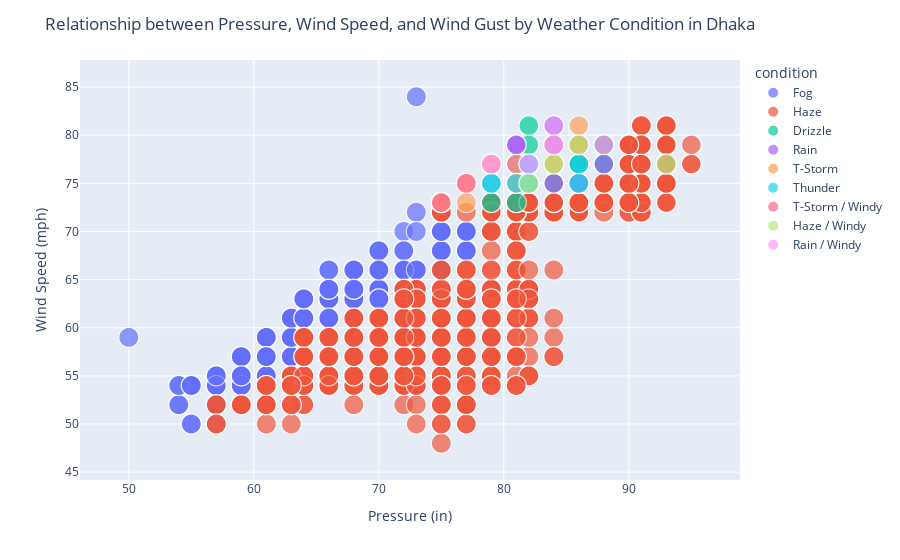

The code cell stored with this chart in its notebook:
### Code cell
fig = px.scatter(df, x='temperature_fahrenheit', y='dew_point_fahrenheit', color='condition', size='pressure_in', hover_name='date')
fig.update_layout(title='Relationship between Pressure, Wind Speed, and Wind Gust by Weather Condition in Dhaka',
                  xaxis_title='Pressure (in)',
                  yaxis_title='Wind Speed (mph)')
fig.show()

### Figure 1 — Plotly figure (JSON) as saved in the notebook; plotly's stock layout.template omitted (floating-point values rounded to 4 significant figures; data arrays with more than 128 entries replaced by an {"elided": "..."} marker saying what was removed)
{"data": [{"hovertemplate": "<b>%{hovertext}</b><br><br>condition=Fog<br>temperature_fahrenheit=%{x}<br>dew_point_fahrenheit=%{y}<br>pressure_in=%{marker.size}<extra></extra>", "hovertext": {"elided": "663 str values"}, "legendgroup": "Fog", "marker": {"color": "#636efa", "size": {"elided": "663 float values"}, "sizemode": "area", "sizeref": 0.07537, "symbol": "circle"}, "mode": "markers", "name": "Fog", "showlegend": true, "type": "scattergl", "x": {"elided": "663 int values"}, "xaxis": "x", "y": {"elided": "663 int values"}, "yaxis": "y"}, {"hovertemplate": "<b>%{hovertext}</b><br><br>condition=Haze<br>temperature_fahrenheit=%{x}<br>dew_point_fahrenheit=%{y}<br>pressure_in=%{marker.size}<extra></extra>", "hovertext": {"elided": "2129 str values"}, "legendgroup": "Haze", "marker": {"color": "#EF553B", "size": {"elided": "2129 float values"}, "sizemode": "area", "sizeref": 0.07537, "symbol": "circle"}, "mode": "markers", "name": "Haze", "showlegend": true, "type": "scattergl", "x": {"elided": "2129 int values"}, "xaxis": "x", "y": {"elided": "2129 int values"}, "yaxis": "y"}, {"hovertemplate": "<b>%{hovertext}</b><br><br>condition=Drizzle<br>temperature_fahrenheit=%{x}<br>dew_point_fahrenheit=%{y}<br>pressure_in=%{marker.size}<extra></extra>", "hovertext": ["6/1/22", "6/2/22", "6/3/22", "6/3/22", "6/4/22", "6/5/22", "6/10/22", "6/14/2022", "6/16/2022", "6/17/2022", "6/17/2022", "6/18/2022", "6/18/2022", "6/19/2022", "6/19/2022", "6/20/2022", "6/20/2022", "6/29/2022", "6/29/2022", "6/29/2022", "6/30/2022", "6/30/2022", "6/30/2022", "6/30/2022", "6/30/2022", "6/30/2022", "6/30/2022", "6/30/2022", "6/30/2022", "6/30/2022"], "legendgroup": "Drizzle", "marker": {"color": "#00cc96", "size": [29.53, 29.59, 29.5, 29.5, 29.59, 29.59, 29.53, 29.62, 29.62, 29.65, 29.59, 29.65, 29.59, 29.62, 29.59, 29.59, 29.5, 29.53, 29.53, 29.53, 29.53, 29.56, 29.56, 29.56, 29.56, 29.47, 29.5, 29.5, 29.56, 29.56], "sizemode": "area", "sizeref": 0.07537, "symbol": "circle"}, "mode": "markers", "name": "Drizzle", "showlegend": true, "type": "scattergl", "x": [88, 81, 86, 86, 84, 81, 79, 88, 88, 84, 81, 75, 81, 81, 81, 86, 84, 84, 84, 84, 82, 81, 81, 81, 81, 82, 82, 84, 82, 82], "xaxis": "x", "y": [77, 77, 75, 77, 77, 73, 73, 79, 77, 77, 77, 73, 77, 77, 75, 77, 75, 81, 81, 79, 77, 77, 77, 77, 77, 81, 79, 81, 77, 77], "yaxis": "y"}, {"hovertemplate": "<b>%{hovertext}</b><br><br>condition=Rain<br>temperature_fahrenheit=%{x}<br>dew_point_fahrenheit=%{y}<br>pressure_in=%{marker.size}<extra></extra>", "hovertext": ["6/1/22", "6/3/22", "6/3/22", "6/4/22", "6/4/22", "6/9/22", "6/9/22", "6/9/22", "6/9/22", "6/9/22", "6/9/22", "6/9/22", "6/9/22", "6/9/22", "6/9/22", "6/9/22", "6/17/2022", "6/17/2022", "6/17/2022", "6/18/2022", "6/18/2022", "6/18/2022", "6/20/2022", "6/22/2022", "6/29/2022", "6/30/2022", "6/30/2022", "6/30/2022", "6/30/2022", "6/30/2022", "6/30/2022", "6/30/2022", "6/30/2022", "6/30/2022", "6/30/2022", "6/30/2022"], "legendgroup": "Rain", "marker": {"color": "#ab63fa", "size": [29.53, 29.56, 29.5, 29.62, 29.62, 29.53, 29.53, 29.53, 29.53, 29.5, 29.5, 29.5, 29.5, 29.5, 29.5, 29.53, 29.59, 29.65, 29.65, 29.65, 29.56, 29.59, 29.5, 29.56, 29.53, 29.59, 29.59, 29.56, 29.56, 29.53, 29.53, 29.53, 29.5, 29.5, 29.53, 29.53], "sizemode": "area", "sizeref": 0.07537, "symbol": "circle"}, "mode": "markers", "name": "Rain", "showlegend": true, "type": "scattergl", "x": [88, 82, 84, 86, 82, 79, 81, 81, 79, 79, 79, 79, 79, 79, 79, 79, 81, 75, 75, 75, 84, 81, 84, 81, 84, 84, 84, 82, 81, 81, 81, 81, 81, 81, 82, 82], "xaxis": "x", "y": [77, 77, 77, 75, 75, 75, 75, 77, 75, 75, 75, 75, 75, 75, 75, 75, 77, 73, 73, 73, 79, 77, 75, 75, 81, 79, 79, 77, 77, 77, 77, 79, 79, 79, 77, 77], "yaxis": "y"}, {"hovertemplate": "<b>%{hovertext}</b><br><br>condition=T-Storm<br>temperature_fahrenheit=%{x}<br>dew_point_fahrenheit=%{y}<br>pressure_in=%{marker.size}<extra></extra>", "hovertext": ["6/1/22", "6/1/22", "6/1/22", "6/1/22", "6/1/22", "6/1/22", "6/1/22", "6/1/22", "6/3/22", "6/3/22", "6/9/22", "6/9/22", "6/9/22", "6/17/2022", "6/17/2022", "6/17/2022", "6/17/2022", "6/17/2022", "6/17/2022", "6/17/2022", "6/17/2022", "6/17/2022", "6/17/2022", "6/17/2022", "6/17/2022", "6/17/2022", "6/17/2022", "6/17/2022", "6/17/2022", "6/18/2022", "6/22/2022", "6/22/2022", "6/22/2022", "6/22/2022"], "legendgroup": "T-Storm", "marker": {"color": "#FFA15A", "size": [29.53, 29.5, 29.47, 29.47, 29.47, 29.47, 29.5, 29.5, 29.56, 29.53, 29.59, 29.59, 29.53, 29.68, 29.65, 29.62, 29.62, 29.59, 29.62, 29.62, 29.62, 29.65, 29.62, 29.65, 29.68, 29.68, 29.68, 29.68, 29.68, 29.56, 29.59, 29.59, 29.62, 29.62], "sizemode": "area", "sizeref": 0.07537, "symbol": "circle"}, "mode": "markers", "name": "T-Storm", "showlegend": true, "type": "scattergl", "x": [84, 84, 86, 86, 84, 84, 84, 84, 79, 84, 77, 79, 79, 79, 79, 77, 75, 75, 75, 75, 75, 75, 75, 75, 75, 75, 75, 75, 75, 81, 81, 81, 81, 81], "xaxis": "x", "y": [77, 77, 79, 81, 79, 79, 79, 79, 77, 77, 75, 75, 75, 77, 77, 73, 73, 73, 73, 73, 73, 73, 73, 73, 73, 73, 73, 73, 73, 77, 75, 75, 75, 75], "yaxis": "y"}, {"hovertemplate": "<b>%{hovertext}</b><br><br>condition=Thunder<br>temperature_fahrenheit=%{x}<br>dew_point_fahrenheit=%{y}<br>pressure_in=%{marker.size}<extra></extra>", "hovertext": ["6/1/22", "6/2/22", "6/2/22", "6/2/22", "6/2/22", "6/3/22", "6/13/2022", "6/17/2022", "6/18/2022", "6/18/2022", "6/22/2022", "6/22/2022", "6/22/2022"], "legendgroup": "Thunder", "marker": {"color": "#19d3f3", "size": [29.5, 29.5, 29.5, 29.53, 29.53, 29.56, 29.62, 29.65, 29.59, 29.56, 29.62, 29.62, 29.65], "sizemode": "area", "sizeref": 0.07537, "symbol": "circle"}, "mode": "markers", "name": "Thunder", "showlegend": true, "type": "scattergl", "x": [86, 84, 84, 84, 84, 79, 86, 79, 82, 81, 82, 82, 82], "xaxis": "x", "y": [77, 79, 79, 79, 79, 75, 75, 75, 77, 75, 77, 75, 75], "yaxis": "y"}, {"hovertemplate": "<b>%{hovertext}</b><br><br>condition=T-Storm / Windy<br>temperature_fahrenheit=%{x}<br>dew_point_fahrenheit=%{y}<br>pressure_in=%{marker.size}<extra></extra>", "hovertext": ["6/9/22", "6/9/22", "6/17/2022"], "legendgroup": "T-Storm / Windy", "marker": {"color": "#FF6692", "size": [29.59, 29.59, 29.56], "sizemode": "area", "sizeref": 0.07537, "symbol": "circle"}, "mode": "markers", "name": "T-Storm / Windy", "showlegend": true, "type": "scattergl", "x": [84, 77, 75], "xaxis": "x", "y": [79, 75, 73], "yaxis": "y"}, {"hovertemplate": "<b>%{hovertext}</b><br><br>condition=Haze / Windy<br>temperature_fahrenheit=%{x}<br>dew_point_fahrenheit=%{y}<br>pressure_in=%{marker.size}<extra></extra>", "hovertext": ["6/13/2022", "6/14/2022", "6/18/2022", "6/18/2022"], "legendgroup": "Haze / Windy", "marker": {"color": "#B6E880", "size": [29.62, 29.59, 29.62, 29.59], "sizemode": "area", "sizeref": 0.07537, "symbol": "circle"}, "mode": "markers", "name": "Haze / Windy", "showlegend": true, "type": "scattergl", "x": [93, 82, 84, 86], "xaxis": "x", "y": [77, 75, 77, 79], "yaxis": "y"}, {"hovertemplate": "<b>%{hovertext}</b><br><br>condition=Rain / Windy<br>temperature_fahrenheit=%{x}<br>dew_point_fahrenheit=%{y}<br>pressure_in=%{marker.size}<extra></extra>", "hovertext": ["6/15/2022", "6/17/2022", "6/18/2022", "6/18/2022", "6/18/2022"], "legendgroup": "Rain / Windy", "marker": {"color": "#FF97FF", "size": [29.56, 29.65, 29.59, 29.59, 29.59], "sizemode": "area", "sizeref": 0.07537, "symbol": "circle"}, "mode": "markers", "name": "Rain / Windy", "showlegend": true, "type": "scattergl", "x": [88, 79, 84, 84, 82], "xaxis": "x", "y": [79, 77, 81, 79, 77], "yaxis": "y"}], "layout": {"legend": {"itemsizing": "constant", "title": {"text": "condition"}, "tracegroupgap": 0}, "margin": {"t": 60}, "title": {"text": "Relationship between Pressure, Wind Speed, and Wind Gust by Weather Condition in Dhaka"}, "xaxis": {"anchor": "y", "domain": [0, 1], "title": {"text": "Pressure (in)"}}, "yaxis": {"anchor": "x", "domain": [0, 1], "title": {"text": "Wind Speed (mph)"}}}}
